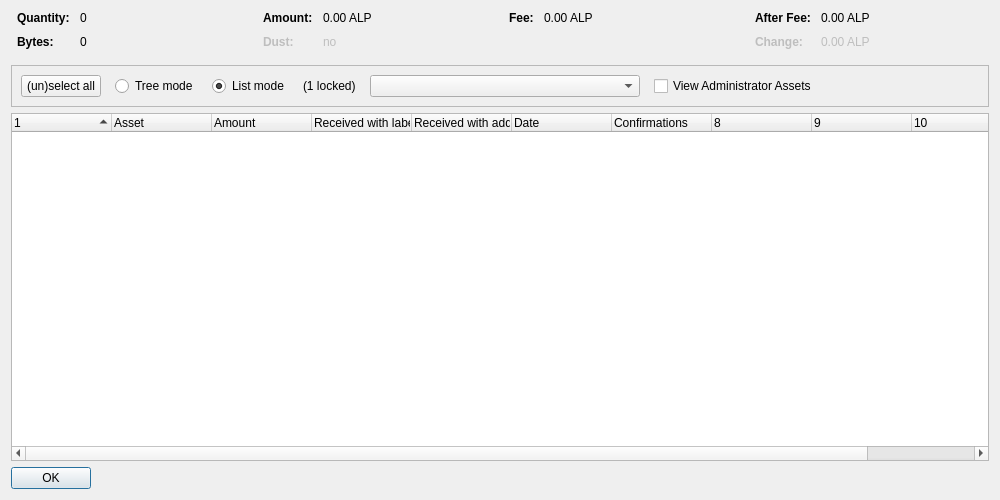
<?xml version="1.0" encoding="UTF-8"?>
<ui version="4.0">
 <class>AssetControlDialog</class>
 <widget class="QDialog" name="AssetControlDialog">
  <property name="geometry">
   <rect>
    <x>0</x>
    <y>0</y>
    <width>1000</width>
    <height>500</height>
   </rect>
  </property>
  <property name="windowTitle">
   <string>Asset Selection</string>
  </property>
  <layout class="QVBoxLayout" name="verticalLayout">
   <item>
    <layout class="QHBoxLayout" name="horizontalLayoutTop" stretch="0,0,0,0">
     <property name="topMargin">
      <number>0</number>
     </property>
     <property name="bottomMargin">
      <number>10</number>
     </property>
     <item>
      <layout class="QFormLayout" name="formLayoutAssetControl1">
       <property name="horizontalSpacing">
        <number>10</number>
       </property>
       <property name="verticalSpacing">
        <number>10</number>
       </property>
       <property name="leftMargin">
        <number>6</number>
       </property>
       <property name="rightMargin">
        <number>6</number>
       </property>
       <item row="0" column="0">
        <widget class="QLabel" name="labelAssetControlQuantityText">
         <property name="font">
          <font>
           <weight>75</weight>
           <bold>true</bold>
          </font>
         </property>
         <property name="text">
          <string>Quantity:</string>
         </property>
        </widget>
       </item>
       <item row="0" column="1">
        <widget class="QLabel" name="labelAssetControlQuantity">
         <property name="cursor">
          <cursorShape>IBeamCursor</cursorShape>
         </property>
         <property name="contextMenuPolicy">
          <enum>Qt::ActionsContextMenu</enum>
         </property>
         <property name="text">
          <string notr="true">0</string>
         </property>
         <property name="textInteractionFlags">
          <set>Qt::LinksAccessibleByMouse|Qt::TextSelectableByKeyboard|Qt::TextSelectableByMouse</set>
         </property>
        </widget>
       </item>
       <item row="1" column="0">
        <widget class="QLabel" name="labelAssetControlBytesText">
         <property name="font">
          <font>
           <weight>75</weight>
           <bold>true</bold>
          </font>
         </property>
         <property name="text">
          <string>Bytes:</string>
         </property>
        </widget>
       </item>
       <item row="1" column="1">
        <widget class="QLabel" name="labelAssetControlBytes">
         <property name="cursor">
          <cursorShape>IBeamCursor</cursorShape>
         </property>
         <property name="contextMenuPolicy">
          <enum>Qt::ActionsContextMenu</enum>
         </property>
         <property name="text">
          <string notr="true">0</string>
         </property>
         <property name="textInteractionFlags">
          <set>Qt::LinksAccessibleByMouse|Qt::TextSelectableByKeyboard|Qt::TextSelectableByMouse</set>
         </property>
        </widget>
       </item>
      </layout>
     </item>
     <item>
      <layout class="QFormLayout" name="formLayoutAssetControl2">
       <property name="horizontalSpacing">
        <number>10</number>
       </property>
       <property name="verticalSpacing">
        <number>10</number>
       </property>
       <property name="leftMargin">
        <number>6</number>
       </property>
       <property name="rightMargin">
        <number>6</number>
       </property>
       <item row="0" column="0">
        <widget class="QLabel" name="labelAssetControlAmountText">
         <property name="font">
          <font>
           <weight>75</weight>
           <bold>true</bold>
          </font>
         </property>
         <property name="text">
          <string>Amount:</string>
         </property>
        </widget>
       </item>
       <item row="0" column="1">
        <widget class="QLabel" name="labelAssetControlAmount">
         <property name="cursor">
          <cursorShape>IBeamCursor</cursorShape>
         </property>
         <property name="contextMenuPolicy">
          <enum>Qt::ActionsContextMenu</enum>
         </property>
         <property name="text">
          <string notr="true">0.00 ALP</string>
         </property>
         <property name="textInteractionFlags">
          <set>Qt::LinksAccessibleByMouse|Qt::TextSelectableByKeyboard|Qt::TextSelectableByMouse</set>
         </property>
        </widget>
       </item>
       <item row="1" column="0">
        <widget class="QLabel" name="labelAssetControlLowOutputText">
         <property name="enabled">
          <bool>false</bool>
         </property>
         <property name="font">
          <font>
           <weight>75</weight>
           <bold>true</bold>
          </font>
         </property>
         <property name="text">
          <string>Dust:</string>
         </property>
        </widget>
       </item>
       <item row="1" column="1">
        <widget class="QLabel" name="labelAssetControlLowOutput">
         <property name="enabled">
          <bool>false</bool>
         </property>
         <property name="cursor">
          <cursorShape>IBeamCursor</cursorShape>
         </property>
         <property name="contextMenuPolicy">
          <enum>Qt::ActionsContextMenu</enum>
         </property>
         <property name="text">
          <string notr="true">no</string>
         </property>
         <property name="textInteractionFlags">
          <set>Qt::LinksAccessibleByMouse|Qt::TextSelectableByKeyboard|Qt::TextSelectableByMouse</set>
         </property>
        </widget>
       </item>
      </layout>
     </item>
     <item>
      <layout class="QFormLayout" name="formLayoutAssetControl3">
       <property name="horizontalSpacing">
        <number>10</number>
       </property>
       <property name="verticalSpacing">
        <number>10</number>
       </property>
       <property name="leftMargin">
        <number>6</number>
       </property>
       <property name="rightMargin">
        <number>6</number>
       </property>
       <item row="0" column="0">
        <widget class="QLabel" name="labelAssetControlFeeText">
         <property name="font">
          <font>
           <weight>75</weight>
           <bold>true</bold>
          </font>
         </property>
         <property name="text">
          <string>Fee:</string>
         </property>
        </widget>
       </item>
       <item row="0" column="1">
        <widget class="QLabel" name="labelAssetControlFee">
         <property name="cursor">
          <cursorShape>IBeamCursor</cursorShape>
         </property>
         <property name="contextMenuPolicy">
          <enum>Qt::ActionsContextMenu</enum>
         </property>
         <property name="text">
          <string notr="true">0.00 ALP</string>
         </property>
         <property name="textInteractionFlags">
          <set>Qt::LinksAccessibleByMouse|Qt::TextSelectableByKeyboard|Qt::TextSelectableByMouse</set>
         </property>
        </widget>
       </item>
      </layout>
     </item>
     <item>
      <layout class="QFormLayout" name="formLayoutAssetControl4">
       <property name="horizontalSpacing">
        <number>10</number>
       </property>
       <property name="verticalSpacing">
        <number>10</number>
       </property>
       <property name="leftMargin">
        <number>6</number>
       </property>
       <property name="rightMargin">
        <number>6</number>
       </property>
       <item row="0" column="0">
        <widget class="QLabel" name="labelAssetControlAfterFeeText">
         <property name="font">
          <font>
           <weight>75</weight>
           <bold>true</bold>
          </font>
         </property>
         <property name="text">
          <string>After Fee:</string>
         </property>
        </widget>
       </item>
       <item row="0" column="1">
        <widget class="QLabel" name="labelAssetControlAfterFee">
         <property name="cursor">
          <cursorShape>IBeamCursor</cursorShape>
         </property>
         <property name="contextMenuPolicy">
          <enum>Qt::ActionsContextMenu</enum>
         </property>
         <property name="text">
          <string notr="true">0.00 ALP</string>
         </property>
         <property name="textInteractionFlags">
          <set>Qt::LinksAccessibleByMouse|Qt::TextSelectableByKeyboard|Qt::TextSelectableByMouse</set>
         </property>
        </widget>
       </item>
       <item row="1" column="0">
        <widget class="QLabel" name="labelAssetControlChangeText">
         <property name="enabled">
          <bool>false</bool>
         </property>
         <property name="font">
          <font>
           <weight>75</weight>
           <bold>true</bold>
          </font>
         </property>
         <property name="text">
          <string>Change:</string>
         </property>
        </widget>
       </item>
       <item row="1" column="1">
        <widget class="QLabel" name="labelAssetControlChange">
         <property name="enabled">
          <bool>false</bool>
         </property>
         <property name="cursor">
          <cursorShape>IBeamCursor</cursorShape>
         </property>
         <property name="contextMenuPolicy">
          <enum>Qt::ActionsContextMenu</enum>
         </property>
         <property name="text">
          <string notr="true">0.00 ALP</string>
         </property>
         <property name="textInteractionFlags">
          <set>Qt::LinksAccessibleByMouse|Qt::TextSelectableByKeyboard|Qt::TextSelectableByMouse</set>
         </property>
        </widget>
       </item>
      </layout>
     </item>
    </layout>
   </item>
   <item>
    <widget class="QFrame" name="frame">
     <property name="minimumSize">
      <size>
       <width>0</width>
       <height>40</height>
      </size>
     </property>
     <property name="frameShape">
      <enum>QFrame::StyledPanel</enum>
     </property>
     <property name="frameShadow">
      <enum>QFrame::Sunken</enum>
     </property>
     <layout class="QHBoxLayout" name="horizontalLayout">
      <item>
       <layout class="QHBoxLayout" name="horizontalLayoutPanel" stretch="0,0,0,0,0,0,0">
        <property name="spacing">
         <number>14</number>
        </property>
        <item>
         <widget class="QPushButton" name="pushButtonSelectAll">
          <property name="sizePolicy">
           <sizepolicy hsizetype="Maximum" vsizetype="Fixed">
            <horstretch>0</horstretch>
            <verstretch>0</verstretch>
           </sizepolicy>
          </property>
          <property name="text">
           <string>(un)select all</string>
          </property>
          <property name="autoDefault">
           <bool>false</bool>
          </property>
         </widget>
        </item>
        <item>
         <widget class="QRadioButton" name="radioTreeMode">
          <property name="sizePolicy">
           <sizepolicy hsizetype="Maximum" vsizetype="Fixed">
            <horstretch>0</horstretch>
            <verstretch>0</verstretch>
           </sizepolicy>
          </property>
          <property name="text">
           <string>Tree mode</string>
          </property>
         </widget>
        </item>
        <item>
         <widget class="QRadioButton" name="radioListMode">
          <property name="sizePolicy">
           <sizepolicy hsizetype="Maximum" vsizetype="Fixed">
            <horstretch>0</horstretch>
            <verstretch>0</verstretch>
           </sizepolicy>
          </property>
          <property name="text">
           <string>List mode</string>
          </property>
          <property name="checked">
           <bool>true</bool>
          </property>
         </widget>
        </item>
        <item>
         <widget class="QLabel" name="labelLocked">
          <property name="text">
           <string notr="true">(1 locked)</string>
          </property>
         </widget>
        </item>
        <item>
         <widget class="QComboBox" name="assetList">
          <property name="minimumContentsLength">
           <number>30</number>
          </property>
         </widget>
        </item>
        <item>
         <widget class="QCheckBox" name="viewAdministrator">
          <property name="toolTip">
           <string>View assets that you have the ownership asset for</string>
          </property>
          <property name="text">
           <string>View Administrator Assets</string>
          </property>
         </widget>
        </item>
        <item>
         <spacer name="horizontalSpacer">
          <property name="orientation">
           <enum>Qt::Horizontal</enum>
          </property>
          <property name="sizeHint" stdset="0">
           <size>
            <width>40</width>
            <height>20</height>
           </size>
          </property>
         </spacer>
        </item>
       </layout>
      </item>
     </layout>
    </widget>
   </item>
   <item>
    <widget class="AssetControlTreeWidget" name="treeWidget">
     <property name="contextMenuPolicy">
      <enum>Qt::CustomContextMenu</enum>
     </property>
     <property name="sortingEnabled">
      <bool>false</bool>
     </property>
     <property name="columnCount">
      <number>11</number>
     </property>
     <attribute name="headerShowSortIndicator" stdset="0">
      <bool>true</bool>
     </attribute>
     <attribute name="headerStretchLastSection">
      <bool>false</bool>
     </attribute>
     <column>
      <property name="text">
       <string/>
      </property>
     </column>
     <column>
      <property name="text">
       <string>Asset</string>
      </property>
     </column>
     <column>
      <property name="text">
       <string>Amount</string>
      </property>
     </column>
     <column>
      <property name="text">
       <string>Received with label</string>
      </property>
     </column>
     <column>
      <property name="text">
       <string>Received with address</string>
      </property>
     </column>
     <column>
      <property name="text">
       <string>Date</string>
      </property>
     </column>
     <column>
      <property name="text">
       <string>Confirmations</string>
      </property>
      <property name="toolTip">
       <string>Confirmed</string>
      </property>
     </column>
     <column>
      <property name="text">
       <string/>
      </property>
     </column>
     <column>
      <property name="text">
       <string/>
      </property>
     </column>
     <column>
      <property name="text">
       <string/>
      </property>
     </column>
     <column>
      <property name="text">
       <string/>
      </property>
     </column>
    </widget>
   </item>
   <item>
    <widget class="QDialogButtonBox" name="buttonBox">
     <property name="sizePolicy">
      <sizepolicy hsizetype="Maximum" vsizetype="Fixed">
       <horstretch>0</horstretch>
       <verstretch>0</verstretch>
      </sizepolicy>
     </property>
     <property name="orientation">
      <enum>Qt::Horizontal</enum>
     </property>
     <property name="standardButtons">
      <set>QDialogButtonBox::Ok</set>
     </property>
    </widget>
   </item>
  </layout>
 </widget>
 <customwidgets>
  <customwidget>
   <class>AssetControlTreeWidget</class>
   <extends>QTreeWidget</extends>
   <header location="global">assetcontroltreewidget.h</header>
  </customwidget>
 </customwidgets>
 <resources/>
 <connections/>
</ui>
